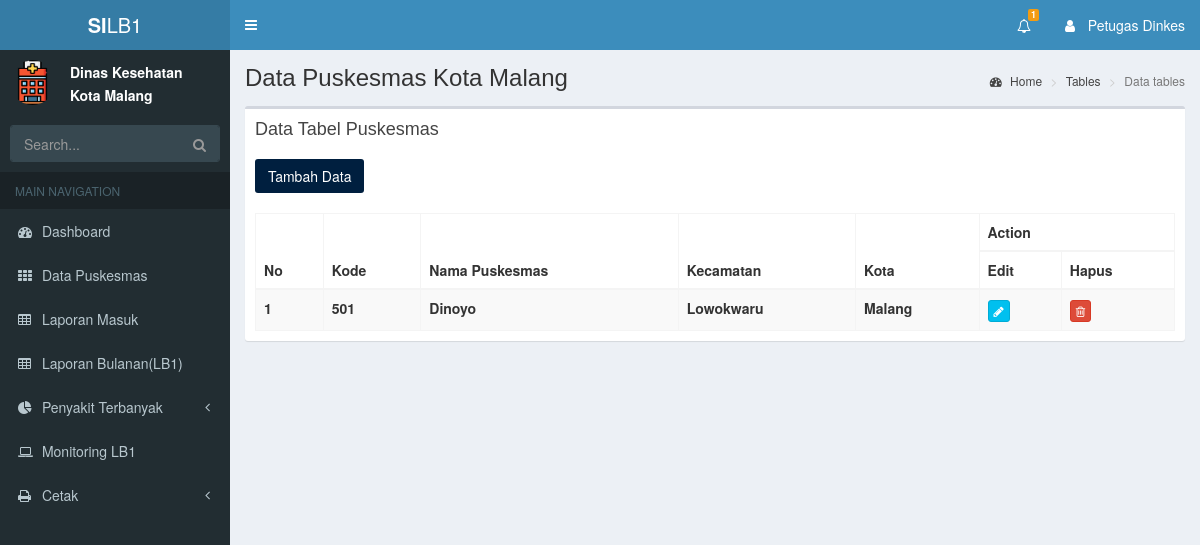
The page /index.php/dinkes/tampilPuskesmas on the database its author committed.
### tables this page shows
CREATE TABLE `data_puskesmas` (
  `kd_puskesmas` int(10) NOT NULL,
  `nama_puskesmas` varchar(100) NOT NULL,
  `kecamatan` varchar(100) NOT NULL,
  `kota` varchar(100) NOT NULL
);

### application/controllers/Dinkes.php (called while the page is built, shortened)
<?php
class Dinkes extends CI_Controller{
    function __construct(){
      $this->load->helper('url');
      $this->load->model('M_Data_Puskesmas');
      $this->load->model('M_Dinkes');
      $this->load->model('DataLB1_model');
      $this->load->helper(array('form', 'url'));
    }
    public function header()
    {
      $result = $this->M_Dinkes->notif();
      $data['notif'] = count($result);
      $data['data_notif'] = $result;
      $this->load->view('header/d_header', $data);
    }
    function tampilPuskesmas(){
      $data['puskesmas'] = $this->M_Data_Puskesmas->tampil_puskesmas()->result();
      $this->load->view('dinkes/data_puskesmas', $data);
      $this->load->view('footer/d_footer');
    }
}

### index.php (called while the page is built, shortened)
<?php
require_once BASEPATH.'core/CodeIgniter.php';

### application/models/M_Data_Puskesmas.php (called while the page is built, shortened)
<?php
class M_Data_Puskesmas extends CI_Model{
    public function tampil_puskesmas()
    {
        return $this->db->get('data_puskesmas');
    }
}
?>

### application/views/dinkes/data_puskesmas.php (the view, shortened to what this page needs)
<div class="content-wrapper">
  <section class="content-header">
    <h1>
      Data Puskesmas Kota Malang
    </h1>
    <ol class="breadcrumb">
      <li><a href="#"><i class="fa fa-dashboard"></i> Home</a></li>
      <li><a href="#">Tables</a></li>
      <li class="active">Data tables</li>
    </ol>
  </section>
  <section class="content">
    <div class="row">
      <div class="col-xs-12">
        <div class="box">
          <div class="box-header">
            <h3 class="box-title">Data Tabel Puskesmas</h3>
          </div>
          <button type="button" href="" class="btn bg-navy margin" data-toggle="modal" data-target="#tambah"> Tambah Data </button>
          <div class="box-body">
            <table id="example1" class="table table-bordered table-striped">
              <thead>
              <tr>
                <th scoop="col" rowspan="2">No</th>
                <th scoop="col" rowspan="2">Kode</th>
                <th scoop="col" rowspan="2">Nama Puskesmas</th>
                <th scoop="col" rowspan="2">Kecamatan</th>
                <th scoop="col" rowspan="2">Kota</th>
                <th scoop="col" colspan="2">Action</th>
              </tr>
              <tr>
                <th scope="col">Edit</th>
                <th scope="col">Hapus</th>
              </tr>
              </thead>
              <tbody>
                <?php $no =0; foreach ($puskesmas as $p ): $no++;?>
                  <tr class="odd gradeX">
                    <th scope="row"><?php echo $no?></th>
                    <th scope="row"><?php echo $p->kd_puskesmas?></th>
                    <th scope="row"><?php echo $p->nama_puskesmas?></th>
                    <th scope="row"><?php echo $p->kecamatan?></th>
                    <th scope="row"><?php echo $p->kota ?></th>
                    <td><a class='btn btn-info btn-xs' href="<?php echo site_url('dinkes/tampilEdit/'. $p->kd_puskesmas);?>"><span class="fa fa-pencil" ></span></a></td>
                    <td><a class='btn btn-danger btn-xs' href="" data-toggle="modal" data-target="#hapus"><span class="fa fa-trash-o"></span></a></td>
                  </tr>
                <?php endforeach;?>
              </tbody>
            </table>
          </div>
        </div>
      </div>
    </div>
  </section>
</div>

### rows shown on the page
data_puskesmas: kd_puskesmas "501", nama_puskesmas "Dinoyo", kecamatan "Lowokwaru", kota "Malang"

### other values the page prints
$notif "1"
